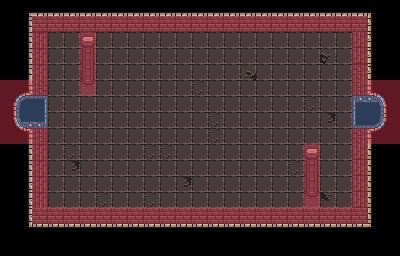

The image is a tile-based game level rendered from a .tmx file. Its description and source (layers, tilesets, objects; grid data summarised) follow:
An orthogonal 25x16 tile map with 16x16 px tiles, 4 tile layers (Tile Layer 1, door meta, pillar, wall meta), 2 tilesets.

<map version="1.8" tiledversion="1.8.4" orientation="orthogonal" renderorder="right-down" width="25" height="16" tilewidth="16" tileheight="16" infinite="0" nextlayerid="8" nextobjectid="1">
 <tileset firstgid="1" source="0x72_DungeonTilesetII_v1.4.tsx" />
 <tileset firstgid="1025" source="MetaSet.tsx" />
 <layer id="1" name="Tile Layer 1" width="25" height="16">
  <data>[400 cells, 359 non-empty, 22 distinct tile ids]</data>
 </layer>
 <layer id="7" name="door meta" width="25" height="16" opacity="0.4">
  <data>[400 cells, 8 non-empty, 1 distinct tile ids]</data>
 </layer>
 <layer id="3" name="pillar" width="25" height="16">
  <data>[400 cells, 8 non-empty, 3 distinct tile ids]</data>
 </layer>
 <layer id="6" name="wall meta" width="25" height="16" opacity="0.4">
  <data>[400 cells, 80 non-empty, 1 distinct tile ids]</data>
 </layer>
</map>
